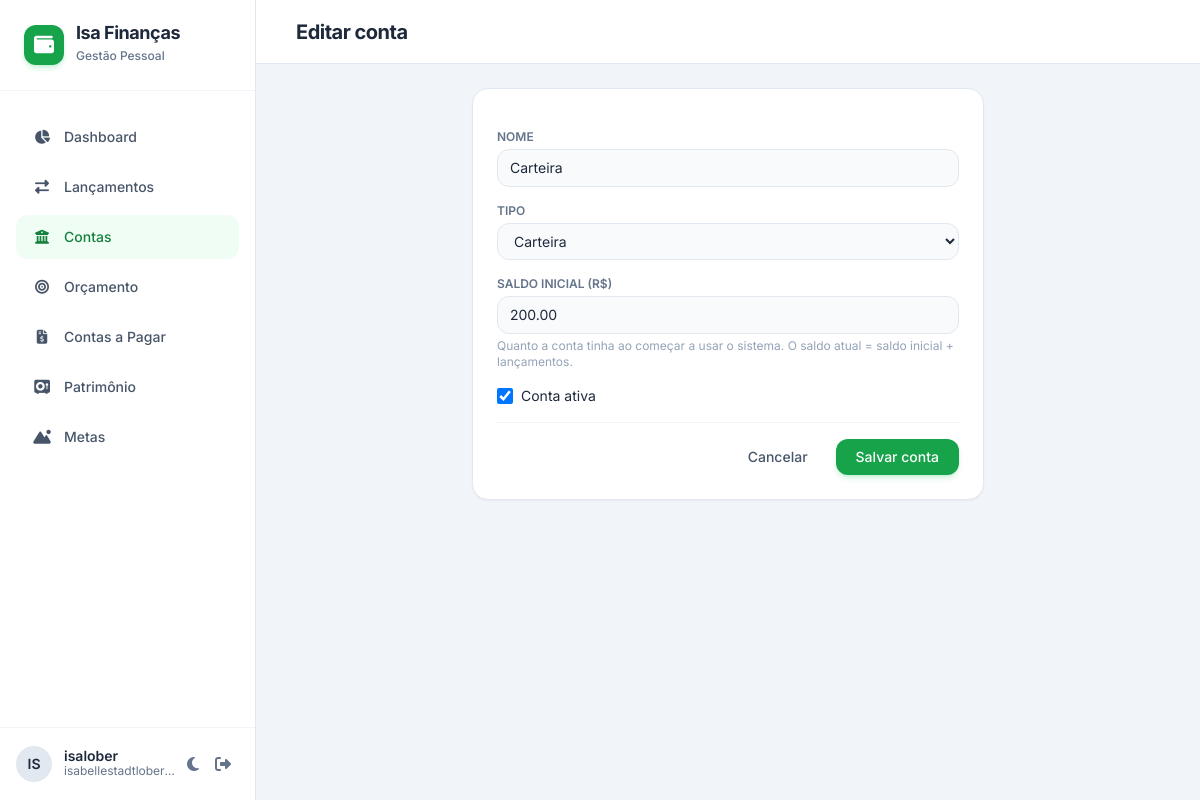
Screenshot of /contas/5/editar/ (signed in) with the database file from the repository.
### apps/contas/models.py (models this page shows, shortened)
class Conta(models.Model):
    class Tipo(models.TextChoices):
        CORRENTE = "corrente", "Conta corrente"
        POUPANCA = "poupanca", "Poupança"
        CARTEIRA = "carteira", "Carteira"
        RESERVA = "reserva", "Reserva de emergência"
        INVESTIMENTO = "investimento", "Investimento"
    TIPOS_DISPONIVEIS = (Tipo.CORRENTE, Tipo.POUPANCA, Tipo.CARTEIRA)
    nome = models.CharField(max_length=80)
    tipo = models.CharField(max_length=20, choices=Tipo.choices)
    saldo_inicial = models.DecimalField(max_digits=14, decimal_places=2, default=Decimal("0"))
    ativa = models.BooleanField(default=True)
    class Meta:
        ordering = ["nome"]

### apps/contas/views.py (the view)
@login_required
def conta_editar(request, pk):
    obj = get_object_or_404(Conta, pk=pk)
    form = ContaForm(request.POST or None, instance=obj)
    if request.method == "POST" and form.is_valid():
        form.save()
        messages.success(request, "Conta atualizada.")
        return redirect("contas:lista")
    return render(request, "contas/form.html", {"form": form, "titulo": "Editar conta"})

### apps/contas/forms.py
class ContaForm(forms.ModelForm):
    class Meta:
        model = Conta
        fields = ["nome", "tipo", "saldo_inicial", "ativa"]
        labels = {"saldo_inicial": "Saldo inicial (R$)", "ativa": "Conta ativa"}
    def __init__(self, *args, **kwargs):
        super().__init__(*args, **kwargs)
        self.fields["nome"].widget.attrs["placeholder"] = "Ex: Nubank"
        self.fields["saldo_inicial"].widget.attrs["placeholder"] = "0,00"
        self.fields["saldo_inicial"].help_text = (
            "Quanto a conta tinha ao começar a usar o sistema. "
            "O saldo atual = saldo inicial + lançamentos."
        )
        estilizar(self)
        self.fields["ativa"].widget.attrs["class"] = "h-4 w-4 rounded border-slate-300 text-brand-600 focus:ring-brand-500"

### apps/lancamentos/forms.py (called while the page is built)
def estilizar(form):
    for campo in form.fields.values():
        campo.widget.attrs["class"] = CLASSE_CAMPO

### templates/contas/form.html (shortened to what this page needs)
{% extends "base.html" %}
{% block h1 %}{{ titulo }}{% endblock %}
{% block content %}
<form method="post" class="max-w-lg mx-auto bg-white dark:bg-slate-800 rounded-2xl border border-slate-200 dark:border-slate-700 shadow-sm p-6 space-y-4">
  {% include "partials/campo.html" with campo=form.nome rotulo="Nome" %}
  {% include "partials/campo.html" with campo=form.tipo rotulo="Tipo" %}
  {% include "partials/campo.html" with campo=form.saldo_inicial rotulo="Saldo inicial (R$)" %}
  <div class="flex items-center gap-2">
    {{ form.ativa }}
    <label for="{{ form.ativa.id_for_label }}" class="text-sm">Conta ativa</label>
  </div>
  <div class="flex justify-end space-x-3 pt-4 border-t border-slate-100 dark:border-slate-700/50">
    <a href="{% url 'contas:lista' %}" class="px-4 py-2 rounded-xl text-sm font-medium text-slate-600 dark:text-slate-400 hover:bg-slate-100 dark:hover:bg-slate-700 transition-colors">Cancelar</a>
    <button type="submit" class="px-5 py-2 rounded-xl text-sm font-medium bg-brand-600 hover:bg-brand-700 text-white shadow-md shadow-brand-500/20 transition-colors">Salvar conta</button>
  </div>
</form>
{% endblock %}

### templates/base.html (shortened to what this page needs)
<!DOCTYPE html>
<html lang="pt-BR" class="h-full">
<head>
  {% include "partials/head.html" %}
</head>
<body class="h-full bg-slate-100 dark:bg-slate-900 text-slate-800 dark:text-slate-100 transition-colors duration-200 flex flex-col overflow-hidden">
<div class="flex h-full w-full overflow-hidden">
  <aside id="sidebar" class="w-64 bg-white dark:bg-slate-800 border-r border-slate-200 dark:border-slate-700 flex flex-col z-20 transition-transform duration-300 -translate-x-full md:translate-x-0 absolute md:relative h-full">
    <div class="p-6 border-b border-slate-100 dark:border-slate-700/50 flex items-center justify-between">
      <div class="flex items-center space-x-3">
        <div class="w-10 h-10 rounded-xl bg-brand-600 text-white flex items-center justify-center font-bold text-xl shadow-md shadow-brand-500/20">
          <i class="fa-solid fa-wallet"></i>
        </div>
        <div>
          <h1 class="font-bold text-lg tracking-tight leading-none">Isa Finanças</h1>
          <span class="text-xs text-slate-500 dark:text-slate-400 font-medium">Gestão Pessoal</span>
        </div>
      </div>
    </div>
    <nav class="flex-1 px-4 py-6 space-y-1.5 overflow-y-auto custom-scrollbar">
      <a href="{% url 'dashboard' %}"
         class="flex items-center space-x-3 px-4 py-3 rounded-xl text-sm font-medium transition-colors {% if request.resolver_match.url_name == 'dashboard' %}bg-brand-50 text-brand-700 dark:bg-brand-950/40 dark:text-brand-400{% else %}text-slate-600 dark:text-slate-400 hover:bg-slate-50 dark:hover:bg-slate-700/50{% endif %}">
        <i class="fa-solid fa-chart-pie w-5 text-center"></i><span>Dashboard</span>
      </a>
      <a href="{% url 'lancamentos:lista' %}"
         class="flex items-center space-x-3 px-4 py-3 rounded-xl text-sm font-medium transition-colors {% if request.resolver_match.app_name == 'lancamentos' %}bg-brand-50 text-brand-700 dark:bg-brand-950/40 dark:text-brand-400{% else %}text-slate-600 dark:text-slate-400 hover:bg-slate-50 dark:hover:bg-slate-700/50{% endif %}">
        <i class="fa-solid fa-right-left w-5 text-center"></i><span>Lançamentos</span>
      </a>
      <a href="{% url 'contas:lista' %}"
         class="flex items-center space-x-3 px-4 py-3 rounded-xl text-sm font-medium transition-colors {% if request.resolver_match.app_name == 'contas' %}bg-brand-50 text-brand-700 dark:bg-brand-950/40 dark:text-brand-400{% else %}text-slate-600 dark:text-slate-400 hover:bg-slate-50 dark:hover:bg-slate-700/50{% endif %}">
        <i class="fa-solid fa-building-columns w-5 text-center"></i><span>Contas</span>
      </a>
      <a href="{% url 'orcamento:lista' %}"
         class="flex items-center space-x-3 px-4 py-3 rounded-xl text-sm font-medium transition-colors {% if request.resolver_match.app_name == 'orcamento' %}bg-brand-50 text-brand-700 dark:bg-brand-950/40 dark:text-brand-400{% else %}text-slate-600 dark:text-slate-400 hover:bg-slate-50 dark:hover:bg-slate-700/50{% endif %}">
        <i class="fa-solid fa-bullseye w-5 text-center"></i><span>Orçamento</span>
      </a>
      <a href="{% url 'pagar:lista' %}"
         class="flex items-center space-x-3 px-4 py-3 rounded-xl text-sm font-medium transition-colors {% if request.resolver_match.app_name == 'pagar' %}bg-brand-50 text-brand-700 dark:bg-brand-950/40 dark:text-brand-400{% else %}text-slate-600 dark:text-slate-400 hover:bg-slate-50 dark:hover:bg-slate-700/50{% endif %}">
        <i class="fa-solid fa-file-invoice-dollar w-5 text-center"></i><span>Contas a Pagar</span>
      </a>
      <a href="{% url 'patrimonio:index' %}"
         class="flex items-center space-x-3 px-4 py-3 rounded-xl text-sm font-medium transition-colors {% if request.resolver_match.app_name == 'patrimonio' %}bg-brand-50 text-brand-700 dark:bg-brand-950/40 dark:text-brand-400{% else %}text-slate-600 dark:text-slate-400 hover:bg-slate-50 dark:hover:bg-slate-700/50{% endif %}">
        <i class="fa-solid fa-vault w-5 text-center"></i><span>Patrimônio</span>
      </a>
      <a href="{% url 'metas:lista' %}"
         class="flex items-center space-x-3 px-4 py-3 rounded-xl text-sm font-medium transition-colors {% if request.resolver_match.app_name == 'metas' %}bg-brand-50 text-brand-700 dark:bg-brand-950/40 dark:text-brand-400{% else %}text-slate-600 dark:text-slate-400 hover:bg-slate-50 dark:hover:bg-slate-700/50{% endif %}">
        <i class="fa-solid fa-mountain-sun w-5 text-center"></i><span>Metas</span>
      </a>
    </nav>
    <div class="p-4 border-t border-slate-100 dark:border-slate-700/50 flex items-center justify-between">
      <div class="flex items-center space-x-3 min-w-0">
        <div class="w-9 h-9 shrink-0 rounded-full bg-slate-200 dark:bg-slate-700 flex items-center justify-center font-semibold text-sm">
          {{ request.user.username|slice:":2"|upper }}
        </div>
        <div class="min-w-0">
          <p class="text-sm font-semibold leading-none truncate">{{ request.user.get_full_name|default:request.user.username }}</p>
          <span class="text-xs text-slate-500 dark:text-slate-400 block truncate">{{ request.user.email|default:"sem e-mail" }}</span>
        </div>
      </div>
      <div class="flex items-center">
        <button onclick="toggleDarkMode()" class="p-2 rounded-lg text-slate-500 hover:bg-slate-100 dark:hover:bg-slate-700 transition-colors" title="Alternar tema">
          <i id="theme-icon" class="fa-solid fa-moon"></i>
        </button>
        <form method="post" action="{% url 'logout' %}">
          <button type="submit" class="p-2 rounded-lg text-slate-500 hover:bg-slate-100 dark:hover:bg-slate-700 transition-colors" title="Sair">
            <i class="fa-solid fa-right-from-bracket"></i>
          </button>
        </form>
      </div>
    </div>
  </aside>
  <main class="flex-1 flex flex-col h-full overflow-hidden relative">
    <header class="bg-white dark:bg-slate-800 border-b border-slate-200 dark:border-slate-700 h-16 px-6 flex items-center justify-between shrink-0 z-10">
      <div class="flex items-center space-x-4">
        <h2 class="text-xl font-bold tracking-tight">{% block h1 %}{% endblock %}</h2>
      </div>
    </header>
    <div class="flex-1 overflow-y-auto custom-scrollbar p-6 bg-slate-100 dark:bg-slate-900">
      {% block content %}{% endblock %}
    </div>
  </main>
</div>
</body>
</html>

### templates/partials/campo.html (shortened to what this page needs)
<div data-campo="{{ campo.name }}">
  <label for="{{ campo.id_for_label }}" class="block text-xs font-semibold text-slate-500 uppercase mb-1">{{ rotulo|default:campo.label }}</label>
  {{ campo }}
  {% if campo.help_text %}<p class="text-xs text-slate-400 mt-1">{{ campo.help_text }}</p>{% endif %}
</div>

### templates/partials/head.html (style rules this page uses)
body { font-family: 'Inter', sans-serif; }

### rows the page displays
Conta: nome "Carteira", tipo "Carteira", saldo_inicial "200.00", ativa "☑"

### other values shown
{{ request.user.username|slice:":2"|upper }} "IS"
{{ request.user.get_full_name|default:request.user.username }} "isalober"
{{ request.user.email|default:"sem e-mail" }} "isabellestadtlober…"
{{ titulo }} "Editar conta"
{{ rotulo|default:campo.label }} "NOME TIPO SALDO INICIAL (R$)"
{{ campo.help_text }} "Quanto a conta tinha ao começar a usar o sistema. O saldo atual = saldo inicial + lançamentos."
